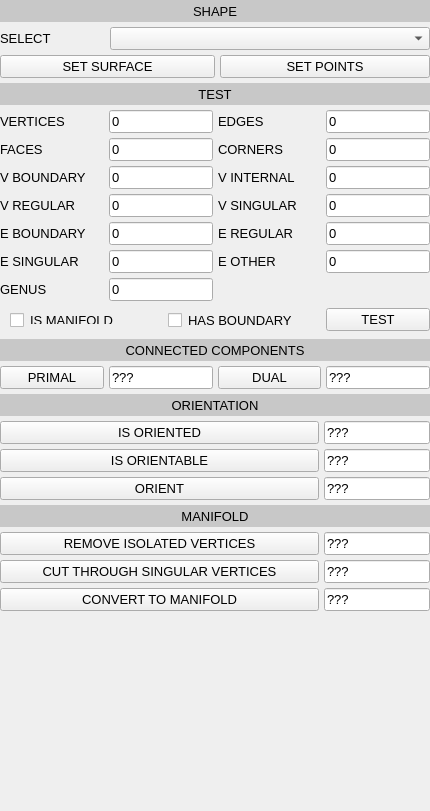
<?xml version="1.0" encoding="UTF-8"?>
<ui version="4.0">
  <class>GuiPanelPolygonMesh</class>
  <widget class="QWidget" name="guiPanelPolygonMesh">

    <layout class="QVBoxLayout" name="guiPanelPolygonMeshVBoxLayout">
      <property name="leftMargin">
	<number>0</number>
      </property>
      <property name="topMargin">
	<number>0</number>
      </property>
      <property name="rightMargin">
	<number>0</number>
      </property>
      <property name="bottomMargin">
	<number>0</number>
      </property>
      <property name="spacing">
	<number>5</number>
      </property>

      <!-- SELECT SHAPE -->

      <item>
	<widget class="QLabel" name="labelShape">
	  <property name="sizePolicy">
	    <sizepolicy hsizetype="Expanding" vsizetype="Fixed">
	      <horstretch>1</horstretch>
	      <verstretch>0</verstretch>
	    </sizepolicy>
	  </property>
	  <property name="minimumSize">
	    <size>
	      <width>50</width>
	      <height>22</height>
	    </size>
	  </property>
	  <property name="maximumSize">
	    <size>
	      <width>10000</width>
	      <height>22</height>
	    </size>
	  </property>
	  <property name="alignment">
	    <set>Qt::AlignHCenter|Qt::AlignVCenter</set>
	  </property>
	  <property name="styleSheet">
	    <string notr="true">QLabel { background-color : rgb(200,200,200); color : black; }</string>
	  </property>
	  <property name="text">
	    <string>SHAPE</string>
	  </property>
	  <property name="font">
	    <font>
	      <pointsize>10</pointsize>
	    </font>
	  </property>
	</widget> <!-- "labelShape" -->
      </item>

      <item>
	<widget class="QWidget" name="panelShape">
	  <property name="sizePolicy">
	    <sizepolicy hsizetype="Expanding" vsizetype="Fixed">
	      <horstretch>0</horstretch>
	      <verstretch>0</verstretch>
	    </sizepolicy>
	  </property>
	  <property name="visible">
	    <bool>false</bool>
	  </property>

	  <layout class="QGridLayout" name="panelShapeGridLayout">
	    <property name="leftMargin">
	      <number>0</number>
	    </property>
	    <property name="topMargin">
	      <number>0</number>
	    </property>
	    <property name="rightMargin">
	      <number>0</number>
	    </property>
	    <property name="bottomMargin">
	      <number>0</number>
	    </property>
	    <property name="spacing">
	      <number>5</number>
	    </property>

	    <item row="0" column="0">
	      <widget class="QLabel" name="labelShapeSelect">
		<property name="sizePolicy">
		  <sizepolicy hsizetype="Expanding" vsizetype="Fixed">
		    <horstretch>1</horstretch>
		    <verstretch>0</verstretch>
		  </sizepolicy>
		</property>
		<property name="margin">
		  <number>5</number>
		</property>
		<property name="alignment">
		  <set>Qt::AlignLeft|Qt::AlignVCenter</set>
		</property>
		<property name="text">
		  <string>SELECT</string>
		</property>
		<property name="font">
		  <font>
		    <pointsize>10</pointsize>
		  </font>
		</property>
	      </widget>
	    </item>

	    <item row="0" column="1" colspan="3">
	      <widget class="QComboBox" name="comboBoxShapeSelect">
		<property name="sizePolicy">
		  <sizepolicy hsizetype="Expanding" vsizetype="Fixed">
		    <horstretch>1</horstretch>
		    <verstretch>0</verstretch>
		  </sizepolicy>
		</property>
		<property name="font">
		  <font>
		    <pointsize>10</pointsize>
		  </font>
		</property>
	      </widget>
	    </item>
	    
	    <item row="1" column="0" colspan="2">
	      <widget class="QPushButton"
		      name="pushButtonShapeSetSurface">
		<property name="sizePolicy">
		  <sizepolicy hsizetype="Expanding" vsizetype="Fixed">
		    <horstretch>1</horstretch>
		    <verstretch>0</verstretch>
		  </sizepolicy>
		</property>
		<property name="text">
		  <string>SET SURFACE</string>
		</property>
		<property name="font">
		  <font>
		    <pointsize>10</pointsize>
		  </font>
		</property>
	      </widget>
	    </item>
	    
	    <item row="1" column="2" colspan="2">
	      <widget class="QPushButton"
		      name="pushButtonShapeSetPoints">
		<property name="sizePolicy">
		  <sizepolicy hsizetype="Expanding" vsizetype="Fixed">
		    <horstretch>1</horstretch>
		    <verstretch>0</verstretch>
		  </sizepolicy>
		</property>
		<property name="text">
		  <string>SET POINTS</string>
		</property>
		<property name="font">
		  <font>
		    <pointsize>10</pointsize>
		  </font>
		</property>
	      </widget>
	    </item>

	  </layout>
	</widget>
      </item>
      
      <!-- TEST -->

      <item>
	<widget class="QLabel" name="labelTest">
	  <property name="sizePolicy">
	    <sizepolicy hsizetype="Expanding" vsizetype="Fixed">
	      <horstretch>1</horstretch>
	      <verstretch>0</verstretch>
	    </sizepolicy>
	  </property>
	  <property name="minimumSize">
	    <size>
	      <width>50</width>
	      <height>22</height>
	    </size>
	  </property>
	  <property name="maximumSize">
	    <size>
	      <width>10000</width>
	      <height>22</height>
	    </size>
	  </property>
	  <property name="alignment">
	    <set>Qt::AlignHCenter|Qt::AlignVCenter</set>
	  </property>
	  <property name="styleSheet">
	    <string notr="true">QLabel { background-color : rgb(200,200,200); color : black; }</string>
	  </property>
	  <property name="text">
	    <string>TEST</string>
	  </property>
	  <property name="font">
	    <font>
	      <pointsize>10</pointsize>
	    </font>
	  </property>
	</widget> <!-- "labelTest" -->
      </item>

      <item>
	<widget class="QWidget" name="panelTest">
	  <property name="sizePolicy">
	    <sizepolicy hsizetype="Expanding" vsizetype="Fixed">
	      <horstretch>0</horstretch>
	      <verstretch>0</verstretch>
	    </sizepolicy>
	  </property>
	  <property name="visible">
	    <bool>false</bool>
	  </property>

	  <layout class="QGridLayout" name="panelTestGridLayout">
	    <property name="leftMargin">
	      <number>0</number>
	    </property>
	    <property name="topMargin">
	      <number>0</number>
	    </property>
	    <property name="rightMargin">
	      <number>0</number>
	    </property>
	    <property name="bottomMargin">
	      <number>0</number>
	    </property>
	    <property name="spacing">
	      <number>5</number>
	    </property>

	    <!--
		#         VERTICES    = 12
		#         EDGES       = 17
	    -->

	    <item row="1" column="0">
	      <widget class="QLabel" name="labelTestVertices">
		<property name="sizePolicy">
		  <sizepolicy hsizetype="Expanding" vsizetype="Fixed">
		    <horstretch>1</horstretch>
		    <verstretch>0</verstretch>
		  </sizepolicy>
		</property>
		<property name="margin">
		  <number>5</number>
		</property>
		<property name="alignment">
		  <set>Qt::AlignLeft|Qt::AlignVCenter</set>
		</property>
		<property name="text">
		  <string>VERTICES</string>
		</property>
		<property name="font">
		  <font>
		    <pointsize>10</pointsize>
		  </font>
		</property>
	      </widget>
	    </item>

	    <item row="1" column="1">
	      <widget class="QLineEdit" name="editTestVertices">
		<property name="sizePolicy">
		  <sizepolicy hsizetype="Expanding" vsizetype="Fixed">
		    <horstretch>1</horstretch>
		    <verstretch>0</verstretch>
		  </sizepolicy>
		</property>
		<property name="text">
		  <string>0</string>
		</property>
		<property name="readOnly">
		  <bool>true</bool>
		</property>
		<property name="font">
		  <font>
		    <pointsize>10</pointsize>
		  </font>
		</property>
	      </widget>
	    </item>

	    <item row="1" column="2">
	      <widget class="QLabel" name="labelTestEdges">
		<property name="sizePolicy">
		  <sizepolicy hsizetype="Expanding" vsizetype="Fixed">
		    <horstretch>1</horstretch>
		    <verstretch>0</verstretch>
		  </sizepolicy>
		</property>
		<property name="margin">
		  <number>5</number>
		</property>
		<property name="alignment">
		  <set>Qt::AlignLeft|Qt::AlignVCenter</set>
		</property>
		<property name="text">
		  <string>EDGES</string>
		</property>
		<property name="font">
		  <font>
		    <pointsize>10</pointsize>
		  </font>
		</property>
	      </widget>
	    </item>

	    <item row="1" column="3">
	      <widget class="QLineEdit" name="editTestEdges">
		<property name="sizePolicy">
		  <sizepolicy hsizetype="Expanding" vsizetype="Fixed">
		    <horstretch>1</horstretch>
		    <verstretch>0</verstretch>
		  </sizepolicy>
		</property>
		<property name="text">
		  <string>0</string>
		</property>
		<property name="readOnly">
		  <bool>true</bool>
		</property>
		<property name="font">
		  <font>
		    <pointsize>10</pointsize>
		  </font>
		</property>
	      </widget>
	    </item>

	    <!--
		#         FACES       = 6
		#         CORNERS     = 30
	    -->

	    <item row="2" column="0">
	      <widget class="QLabel" name="labelTestFaces">
		<property name="sizePolicy">
		  <sizepolicy hsizetype="Expanding" vsizetype="Fixed">
		    <horstretch>1</horstretch>
		    <verstretch>0</verstretch>
		  </sizepolicy>
		</property>
		<property name="margin">
		  <number>5</number>
		</property>
		<property name="alignment">
		  <set>Qt::AlignLeft|Qt::AlignVCenter</set>
		</property>
		<property name="text">
		  <string>FACES</string>
		</property>
		<property name="font">
		  <font>
		    <pointsize>10</pointsize>
		  </font>
		</property>
	      </widget>
	    </item>

	    <item row="2" column="1">
	      <widget class="QLineEdit" name="editTestFaces">
		<property name="sizePolicy">
		  <sizepolicy hsizetype="Expanding" vsizetype="Fixed">
		    <horstretch>1</horstretch>
		    <verstretch>0</verstretch>
		  </sizepolicy>
		</property>
		<property name="text">
		  <string>0</string>
		</property>
		<property name="readOnly">
		  <bool>true</bool>
		</property>
		<property name="font">
		  <font>
		    <pointsize>10</pointsize>
		  </font>
		</property>
	      </widget>
	    </item>

	    <item row="2" column="2">
	      <widget class="QLabel" name="labelTestCorners">
		<property name="sizePolicy">
		  <sizepolicy hsizetype="Expanding" vsizetype="Fixed">
		    <horstretch>1</horstretch>
		    <verstretch>0</verstretch>
		  </sizepolicy>
		</property>
		<property name="margin">
		  <number>5</number>
		</property>
		<property name="alignment">
		  <set>Qt::AlignLeft|Qt::AlignVCenter</set>
		</property>
		<property name="text">
		  <string>CORNERS</string>
		</property>
		<property name="font">
		  <font>
		    <pointsize>10</pointsize>
		  </font>
		</property>
	      </widget>
	    </item>

	    <item row="2" column="3">
	      <widget class="QLineEdit" name="editTestCorners">
		<property name="sizePolicy">
		  <sizepolicy hsizetype="Expanding" vsizetype="Fixed">
		    <horstretch>1</horstretch>
		    <verstretch>0</verstretch>
		  </sizepolicy>
		</property>
		<property name="text">
		  <string>0</string>
		</property>
		<property name="readOnly">
		  <bool>true</bool>
		</property>
		<property name="font">
		  <font>
		    <pointsize>10</pointsize>
		  </font>
		</property>
	      </widget>
	    </item>

	    <!--
		#         V_BOUNDARY  = 10
		#         V_INTERNAL  = 2
	    -->

	    <item row="3" column="0">
	      <widget class="QLabel" name="labelTestVerticesBoundary">
		<property name="sizePolicy">
		  <sizepolicy hsizetype="Expanding" vsizetype="Fixed">
		    <horstretch>1</horstretch>
		    <verstretch>0</verstretch>
		  </sizepolicy>
		</property>
		<property name="margin">
		  <number>5</number>
		</property>
		<property name="alignment">
		  <set>Qt::AlignLeft|Qt::AlignVCenter</set>
		</property>
		<property name="text">
		  <string>V BOUNDARY</string>
		</property>
		<property name="font">
		  <font>
		    <pointsize>10</pointsize>
		  </font>
		</property>
	      </widget>
	    </item>

	    <item row="3" column="1">
	      <widget class="QLineEdit" name="editTestVerticesBoundary">
		<property name="sizePolicy">
		  <sizepolicy hsizetype="Expanding" vsizetype="Fixed">
		    <horstretch>1</horstretch>
		    <verstretch>0</verstretch>
		  </sizepolicy>
		</property>
		<property name="text">
		  <string>0</string>
		</property>
		<property name="readOnly">
		  <bool>true</bool>
		</property>
		<property name="font">
		  <font>
		    <pointsize>10</pointsize>
		  </font>
		</property>
	      </widget>
	    </item>

	    <item row="3" column="2">
	      <widget class="QLabel" name="labelTestVerticesInternal">
		<property name="sizePolicy">
		  <sizepolicy hsizetype="Expanding" vsizetype="Fixed">
		    <horstretch>1</horstretch>
		    <verstretch>0</verstretch>
		  </sizepolicy>
		</property>
		<property name="margin">
		  <number>5</number>
		</property>
		<property name="alignment">
		  <set>Qt::AlignLeft|Qt::AlignVCenter</set>
		</property>
		<property name="text">
		  <string>V INTERNAL</string>
		</property>
		<property name="font">
		  <font>
		    <pointsize>10</pointsize>
		  </font>
		</property>
	      </widget>
	    </item>

	    <item row="3" column="3">
	      <widget class="QLineEdit" name="editTestVerticesInternal">
		<property name="sizePolicy">
		  <sizepolicy hsizetype="Expanding" vsizetype="Fixed">
		    <horstretch>1</horstretch>
		    <verstretch>0</verstretch>
		  </sizepolicy>
		</property>
		<property name="text">
		  <string>0</string>
		</property>
		<property name="readOnly">
		  <bool>true</bool>
		</property>
		<property name="font">
		  <font>
		    <pointsize>10</pointsize>
		  </font>
		</property>
	      </widget>
	    </item>
	    
	    <!--
		#         V_REGULAR   = 12
		#         V_SINGULAR  = 0
	    -->

	    <item row="4" column="0">
	      <widget class="QLabel" name="labelTestVerticesRegular">
		<property name="sizePolicy">
		  <sizepolicy hsizetype="Expanding" vsizetype="Fixed">
		    <horstretch>1</horstretch>
		    <verstretch>0</verstretch>
		  </sizepolicy>
		</property>
		<property name="margin">
		  <number>5</number>
		</property>
		<property name="alignment">
		  <set>Qt::AlignLeft|Qt::AlignVCenter</set>
		</property>
		<property name="text">
		  <string>V REGULAR</string>
		</property>
		<property name="font">
		  <font>
		    <pointsize>10</pointsize>
		  </font>
		</property>
	      </widget>
	    </item>

	    <item row="4" column="1">
	      <widget class="QLineEdit" name="editTestVerticesRegular">
		<property name="sizePolicy">
		  <sizepolicy hsizetype="Expanding" vsizetype="Fixed">
		    <horstretch>1</horstretch>
		    <verstretch>0</verstretch>
		  </sizepolicy>
		</property>
		<property name="text">
		  <string>0</string>
		</property>
		<property name="readOnly">
		  <bool>true</bool>
		</property>
		<property name="font">
		  <font>
		    <pointsize>10</pointsize>
		  </font>
		</property>
	      </widget>
	    </item>

	    <item row="4" column="2">
	      <widget class="QLabel" name="labelTestVerticesSingular">
		<property name="sizePolicy">
		  <sizepolicy hsizetype="Expanding" vsizetype="Fixed">
		    <horstretch>1</horstretch>
		    <verstretch>0</verstretch>
		  </sizepolicy>
		</property>
		<property name="margin">
		  <number>5</number>
		</property>
		<property name="alignment">
		  <set>Qt::AlignLeft|Qt::AlignVCenter</set>
		</property>
		<property name="text">
		  <string>V SINGULAR</string>
		</property>
		<property name="font">
		  <font>
		    <pointsize>10</pointsize>
		  </font>
		</property>
	      </widget>
	    </item>

	    <item row="4" column="3">
	      <widget class="QLineEdit" name="editTestVerticesSingular">
		<property name="sizePolicy">
		  <sizepolicy hsizetype="Expanding" vsizetype="Fixed">
		    <horstretch>1</horstretch>
		    <verstretch>0</verstretch>
		  </sizepolicy>
		</property>
		<property name="text">
		  <string>0</string>
		</property>
		<property name="readOnly">
		  <bool>true</bool>
		</property>
		<property name="font">
		  <font>
		    <pointsize>10</pointsize>
		  </font>
		</property>
	      </widget>
	    </item>
	    
	    <!--
		#         E_BOUNDARY  = 10
		#         E_REGULAR   = 7
	    -->

	    <item row="5" column="0">
	      <widget class="QLabel" name="labelTestEdgesBoundary">
		<property name="sizePolicy">
		  <sizepolicy hsizetype="Expanding" vsizetype="Fixed">
		    <horstretch>1</horstretch>
		    <verstretch>0</verstretch>
		  </sizepolicy>
		</property>
		<property name="margin">
		  <number>5</number>
		</property>
		<property name="alignment">
		  <set>Qt::AlignLeft|Qt::AlignVCenter</set>
		</property>
		<property name="text">
		  <string>E BOUNDARY</string>
		</property>
		<property name="font">
		  <font>
		    <pointsize>10</pointsize>
		  </font>
		</property>
	      </widget>
	    </item>

	    <item row="5" column="1">
	      <widget class="QLineEdit" name="editTestEdgesBoundary">
		<property name="sizePolicy">
		  <sizepolicy hsizetype="Expanding" vsizetype="Fixed">
		    <horstretch>1</horstretch>
		    <verstretch>0</verstretch>
		  </sizepolicy>
		</property>
		<property name="text">
		  <string>0</string>
		</property>
		<property name="readOnly">
		  <bool>true</bool>
		</property>
		<property name="font">
		  <font>
		    <pointsize>10</pointsize>
		  </font>
		</property>
	      </widget>
	    </item>

	    <item row="5" column="2">
	      <widget class="QLabel" name="labelTestEdgesRegular">
		<property name="sizePolicy">
		  <sizepolicy hsizetype="Expanding" vsizetype="Fixed">
		    <horstretch>1</horstretch>
		    <verstretch>0</verstretch>
		  </sizepolicy>
		</property>
		<property name="margin">
		  <number>5</number>
		</property>
		<property name="alignment">
		  <set>Qt::AlignLeft|Qt::AlignVCenter</set>
		</property>
		<property name="text">
		  <string>E REGULAR</string>
		</property>
		<property name="font">
		  <font>
		    <pointsize>10</pointsize>
		  </font>
		</property>
	      </widget>
	    </item>

	    <item row="5" column="3">
	      <widget class="QLineEdit" name="editTestEdgesRegular">
		<property name="sizePolicy">
		  <sizepolicy hsizetype="Expanding" vsizetype="Fixed">
		    <horstretch>1</horstretch>
		    <verstretch>0</verstretch>
		  </sizepolicy>
		</property>
		<property name="text">
		  <string>0</string>
		</property>
		<property name="readOnly">
		  <bool>true</bool>
		</property>
		<property name="font">
		  <font>
		    <pointsize>10</pointsize>
		  </font>
		</property>
	      </widget>
	    </item>
	    
	    <!--
		#         E_SINGULAR  = 0
		#         E_OTHER     = 0
	    -->

	    <item row="6" column="0">
	      <widget class="QLabel" name="labelTestEdgesSingular">
		<property name="sizePolicy">
		  <sizepolicy hsizetype="Expanding" vsizetype="Fixed">
		    <horstretch>1</horstretch>
		    <verstretch>0</verstretch>
		  </sizepolicy>
		</property>
		<property name="margin">
		  <number>5</number>
		</property>
		<property name="alignment">
		  <set>Qt::AlignLeft|Qt::AlignVCenter</set>
		</property>
		<property name="text">
		  <string>E SINGULAR</string>
		</property>
		<property name="font">
		  <font>
		    <pointsize>10</pointsize>
		  </font>
		</property>
	      </widget>
	    </item>

	    <item row="6" column="1">
	      <widget class="QLineEdit" name="editTestEdgesSingular">
		<property name="sizePolicy">
		  <sizepolicy hsizetype="Expanding" vsizetype="Fixed">
		    <horstretch>1</horstretch>
		    <verstretch>0</verstretch>
		  </sizepolicy>
		</property>
		<property name="text">
		  <string>0</string>
		</property>
		<property name="readOnly">
		  <bool>true</bool>
		</property>
		<property name="font">
		  <font>
		    <pointsize>10</pointsize>
		  </font>
		</property>
	      </widget>
	    </item>

	    <item row="6" column="2">
	      <widget class="QLabel" name="labelTestEdgesOther">
		<property name="sizePolicy">
		  <sizepolicy hsizetype="Expanding" vsizetype="Fixed">
		    <horstretch>1</horstretch>
		    <verstretch>0</verstretch>
		  </sizepolicy>
		</property>
		<property name="margin">
		  <number>5</number>
		</property>
		<property name="alignment">
		  <set>Qt::AlignLeft|Qt::AlignVCenter</set>
		</property>
		<property name="text">
		  <string>E OTHER</string>
		</property>
		<property name="font">
		  <font>
		    <pointsize>10</pointsize>
		  </font>
		</property>
	      </widget>
	    </item>

	    <item row="6" column="3">
	      <widget class="QLineEdit" name="editTestEdgesOther">
		<property name="sizePolicy">
		  <sizepolicy hsizetype="Expanding" vsizetype="Fixed">
		    <horstretch>1</horstretch>
		    <verstretch>0</verstretch>
		  </sizepolicy>
		</property>
		<property name="text">
		  <string>0</string>
		</property>
		<property name="readOnly">
		  <bool>true</bool>
		</property>
		<property name="font">
		  <font>
		    <pointsize>10</pointsize>
		  </font>
		</property>
	      </widget>
	    </item>

	    <!--

                #         GENUS

            -->

	    <item row="7" column="0">
	      <widget class="QLabel" name="labelTestGenus">
		<property name="sizePolicy">
		  <sizepolicy hsizetype="Expanding" vsizetype="Fixed">
		    <horstretch>1</horstretch>
		    <verstretch>0</verstretch>
		  </sizepolicy>
		</property>
		<property name="margin">
		  <number>5</number>
		</property>
		<property name="alignment">
		  <set>Qt::AlignLeft|Qt::AlignVCenter</set>
		</property>
		<property name="text">
		  <string>GENUS</string>
		</property>
		<property name="font">
		  <font>
		    <pointsize>10</pointsize>
		  </font>
		</property>
	      </widget>
	    </item>

	    <item row="7" column="1">
	      <widget class="QLineEdit" name="editTestGenus">
		<property name="sizePolicy">
		  <sizepolicy hsizetype="Expanding" vsizetype="Fixed">
		    <horstretch>1</horstretch>
		    <verstretch>0</verstretch>
		  </sizepolicy>
		</property>
		<property name="text">
		  <string>0</string>
		</property>
		<property name="readOnly">
		  <bool>true</bool>
		</property>
		<property name="font">
		  <font>
		    <pointsize>10</pointsize>
		  </font>
		</property>
	      </widget>
	    </item>

	    <!--
		#         IS_MANIFOLD  = 1
		#         HAS_BOUNDARY = 1
	    -->

	    <item row="8" column="0" colspan="3">
	      <widget class="QWidget" name="widgetTestCheckBoxes">
		<layout class="QHBoxLayout" name="layoutTestCheckBoxes">
		  <property name="leftMargin">
		    <number>0</number>
		  </property>
		  <property name="topMargin">
		    <number>0</number>
		  </property>
		  <property name="rightMargin">
		    <number>0</number>
		  </property>
		  <property name="bottomMargin">
		    <number>0</number>
		  </property>
		  <property name="spacing">
		    <number>5</number>
		  </property>

		  <item>
		    <widget class="QCheckBox" name="checkBoxTestIsManifold">
		      <property name="sizePolicy">
			<sizepolicy hsizetype="Expanding" vsizetype="Fixed">
			  <horstretch>1</horstretch>
			  <verstretch>0</verstretch>
			</sizepolicy>
		      </property>
		      <property name="styleSheet">
			<string notr="true">QCheckBox { padding : 10px; }</string>
		      </property>
		      <property name="minimumSize">
			<size>
			  <width>50</width>
			  <height>22</height>
			</size>
		      </property>
		      <property name="maximumSize">
			<size>
			  <width>10000</width>
			  <height>30</height>
			</size>
		      </property>
		      <property name="checked">
			<bool>false</bool>
		      </property>
		      <property name="text">
			<string>IS MANIFOLD</string>
		      </property>
		      <property name="font">
			<font>
			  <pointsize>10</pointsize>
			</font>
		      </property>
		    </widget>
		  </item>

		  <item>
		    <widget class="QCheckBox" name="checkBoxTestHasBoundary">
		      <property name="sizePolicy">
			<sizepolicy hsizetype="Expanding" vsizetype="Fixed">
			  <horstretch>1</horstretch>
			  <verstretch>0</verstretch>
			</sizepolicy>
		      </property>
		      <property name="styleSheet">
			<string notr="true">QCheckBox { padding : 5px; }</string>
		      </property>
		      <property name="minimumSize">
			<size>
			  <width>50</width>
			  <height>22</height>
			</size>
		      </property>
		      <property name="maximumSize">
			<size>
			  <width>10000</width>
			  <height>28</height>
			</size>
		      </property>
		      <property name="checked">
			<bool>false</bool>
		      </property>
		      <property name="text">
			<string>HAS BOUNDARY</string>
		      </property>
		      <property name="font">
			<font>
			  <pointsize>10</pointsize>
			</font>
		      </property>
		    </widget>
		  </item>
		  
		</layout>
	      </widget>
	    </item>

	    <item row="8" column="3">
	      <widget class="QPushButton" name="pushButtonTestPolygonMesh">
		<property name="sizePolicy">
		  <sizepolicy hsizetype="Expanding" vsizetype="Fixed">
		    <horstretch>1</horstretch>
		    <verstretch>0</verstretch>
		  </sizepolicy>
		</property>
		<property name="text">
		  <string>TEST</string>
		</property>
		<property name="font">
		  <font>
		    <pointsize>10</pointsize>
		  </font>
		</property>
	      </widget>
	    </item>
	    
	  </layout> <!-- "panelTestGridLayout" -->
	</widget> <!-- "panelTest" -->
      </item>

      <!-- CONNECTED COMPONENTS -->

      <item>
	<widget class="QLabel" name="labelConnectedComponents">
	  <property name="sizePolicy">
	    <sizepolicy hsizetype="Expanding" vsizetype="Fixed">
	      <horstretch>1</horstretch>
	      <verstretch>0</verstretch>
	    </sizepolicy>
	  </property>
	  <property name="minimumSize">
	    <size>
	      <width>50</width>
	      <height>22</height>
	    </size>
	  </property>
	  <property name="maximumSize">
	    <size>
	      <width>10000</width>
	      <height>22</height>
	    </size>
	  </property>
	  <property name="alignment">
	    <set>Qt::AlignHCenter|Qt::AlignVCenter</set>
	  </property>
	  <property name="styleSheet">
	    <string notr="true">QLabel { background-color : rgb(200,200,200); color : black; }</string>
	  </property>
	  <property name="text">
	    <string>CONNECTED COMPONENTS</string>
	  </property>
	  <property name="font">
	    <font>
	      <pointsize>10</pointsize>
	    </font>
	  </property>
	</widget> <!-- "labelConnectedComponents" -->
      </item>

      <item>
	<widget class="QWidget" name="panelConnectedComponents">
	  <property name="sizePolicy">
	    <sizepolicy hsizetype="Expanding" vsizetype="Fixed">
	      <horstretch>0</horstretch>
	      <verstretch>0</verstretch>
	    </sizepolicy>
	  </property>
	  <property name="visible">
	    <bool>false</bool>
	  </property>

	  <layout class="QGridLayout" name="panelConnectedComponentsGridLayout">
	    <property name="leftMargin">
	      <number>0</number>
	    </property>
	    <property name="topMargin">
	      <number>0</number>
	    </property>
	    <property name="rightMargin">
	      <number>0</number>
	    </property>
	    <property name="bottomMargin">
	      <number>0</number>
	    </property>
	    <property name="spacing">
	      <number>5</number>
	    </property>

	    <!-- TO FILL UP -->

	    <item row="0" column="0">
	      <widget class="QPushButton" name="pushButtonCCPrimal">
		<property name="sizePolicy">
		  <sizepolicy hsizetype="Expanding" vsizetype="Fixed">
		    <horstretch>1</horstretch>
		    <verstretch>0</verstretch>
		  </sizepolicy>
		</property>
		<property name="text">
		  <string>PRIMAL</string>
		</property>
		<property name="font">
		  <font>
		    <pointsize>10</pointsize>
		  </font>
		</property>
	      </widget>
	    </item>

	    <item row="0" column="1">
	      <widget class="QLineEdit" name="editCCPrimal">
		<property name="sizePolicy">
		  <sizepolicy hsizetype="Expanding" vsizetype="Fixed">
		    <horstretch>1</horstretch>
		    <verstretch>0</verstretch>
		  </sizepolicy>
		</property>
		<property name="text">
		  <string>???</string>
		</property>
		<property name="readOnly">
		  <bool>true</bool>
		</property>
		<property name="font">
		  <font>
		    <pointsize>10</pointsize>
		  </font>
		</property>
	      </widget>
	    </item>

	    <item row="0" column="2">
	      <widget class="QPushButton" name="pushButtonCCDual">
		<property name="sizePolicy">
		  <sizepolicy hsizetype="Expanding" vsizetype="Fixed">
		    <horstretch>1</horstretch>
		    <verstretch>0</verstretch>
		  </sizepolicy>
		</property>
		<property name="text">
		  <string>DUAL</string>
		</property>
		<property name="font">
		  <font>
		    <pointsize>10</pointsize>
		  </font>
		</property>
	      </widget>
	    </item>

	    <item row="0" column="3">
	      <widget class="QLineEdit" name="editCCDual">
		<property name="sizePolicy">
		  <sizepolicy hsizetype="Expanding" vsizetype="Fixed">
		    <horstretch>1</horstretch>
		    <verstretch>0</verstretch>
		  </sizepolicy>
		</property>
		<property name="text">
		  <string>???</string>
		</property>
		<property name="readOnly">
		  <bool>true</bool>
		</property>
		<property name="font">
		  <font>
		    <pointsize>10</pointsize>
		  </font>
		</property>
	      </widget>
	    </item>

	  </layout>
	</widget>
      </item>

      <!-- ORIENTATION -->

      <item>
	<widget class="QLabel" name="labelOrientation">
	  <property name="sizePolicy">
	    <sizepolicy hsizetype="Expanding" vsizetype="Fixed">
	      <horstretch>1</horstretch>
	      <verstretch>0</verstretch>
	    </sizepolicy>
	  </property>
	  <property name="minimumSize">
	    <size>
	      <width>50</width>
	      <height>22</height>
	    </size>
	  </property>
	  <property name="maximumSize">
	    <size>
	      <width>10000</width>
	      <height>22</height>
	    </size>
	  </property>
	  <property name="alignment">
	    <set>Qt::AlignHCenter|Qt::AlignVCenter</set>
	  </property>
	  <property name="styleSheet">
	    <string notr="true">QLabel { background-color : rgb(200,200,200); color : black; }</string>
	  </property>
	  <property name="text">
	    <string>ORIENTATION</string>
	  </property>
	  <property name="font">
	    <font>
	      <pointsize>10</pointsize>
	    </font>
	  </property>
	</widget> <!-- "labelOrientation" -->
      </item>

      <item>
	<widget class="QWidget" name="panelOrientation">
	  <property name="sizePolicy">
	    <sizepolicy hsizetype="Expanding" vsizetype="Fixed">
	      <horstretch>0</horstretch>
	      <verstretch>0</verstretch>
	    </sizepolicy>
	  </property>
	  <property name="visible">
	    <bool>false</bool>
	  </property>

	  <layout class="QGridLayout" name="panelOrientationGridLayout">
	    <property name="leftMargin">
	      <number>0</number>
	    </property>
	    <property name="topMargin">
	      <number>0</number>
	    </property>
	    <property name="rightMargin">
	      <number>0</number>
	    </property>
	    <property name="bottomMargin">
	      <number>0</number>
	    </property>
	    <property name="spacing">
	      <number>5</number>
	    </property>

	    <!-- TO FILL UP -->
	    
	    <item row="0" column="0" colspan="3">
	      <widget class="QPushButton" name="pushButtonIsOriented">
		<property name="sizePolicy">
		  <sizepolicy hsizetype="Expanding" vsizetype="Fixed">
		    <horstretch>1</horstretch>
		    <verstretch>0</verstretch>
		  </sizepolicy>
		</property>
		<property name="text">
		  <string>IS ORIENTED</string>
		</property>
		<property name="font">
		  <font>
		    <pointsize>10</pointsize>
		  </font>
		</property>
	      </widget>
	    </item>

	    <item row="0" column="3">
	      <widget class="QLineEdit" name="editIsOriented">
		<property name="sizePolicy">
		  <sizepolicy hsizetype="Expanding" vsizetype="Fixed">
		    <horstretch>1</horstretch>
		    <verstretch>0</verstretch>
		  </sizepolicy>
		</property>
		<property name="text">
		  <string>???</string>
		</property>
		<property name="readOnly">
		  <bool>true</bool>
		</property>
		<property name="font">
		  <font>
		    <pointsize>10</pointsize>
		  </font>
		</property>
	      </widget>
	    </item>
	    
	    <item row="1" column="0" colspan="3">
	      <widget class="QPushButton" name="pushButtonIsOrientable">
		<property name="sizePolicy">
		  <sizepolicy hsizetype="Expanding" vsizetype="Fixed">
		    <horstretch>1</horstretch>
		    <verstretch>0</verstretch>
		  </sizepolicy>
		</property>
		<property name="text">
		  <string>IS ORIENTABLE</string>
		</property>
		<property name="font">
		  <font>
		    <pointsize>10</pointsize>
		  </font>
		</property>
	      </widget>
	    </item>

	    <item row="1" column="3">
	      <widget class="QLineEdit" name="editIsOrientable">
		<property name="sizePolicy">
		  <sizepolicy hsizetype="Expanding" vsizetype="Fixed">
		    <horstretch>1</horstretch>
		    <verstretch>0</verstretch>
		  </sizepolicy>
		</property>
		<property name="text">
		  <string>???</string>
		</property>
		<property name="readOnly">
		  <bool>true</bool>
		</property>
		<property name="font">
		  <font>
		    <pointsize>10</pointsize>
		  </font>
		</property>
	      </widget>
	    </item>
	    
	    <item row="2" column="0" colspan="3">
	      <widget class="QPushButton" name="pushButtonOrient">
		<property name="sizePolicy">
		  <sizepolicy hsizetype="Expanding" vsizetype="Fixed">
		    <horstretch>1</horstretch>
		    <verstretch>0</verstretch>
		  </sizepolicy>
		</property>
		<property name="text">
		  <string>ORIENT</string>
		</property>
		<property name="font">
		  <font>
		    <pointsize>10</pointsize>
		  </font>
		</property>
	      </widget>
	    </item>

	    <item row="2" column="3">
	      <widget class="QLineEdit" name="editOrient">
		<property name="sizePolicy">
		  <sizepolicy hsizetype="Expanding" vsizetype="Fixed">
		    <horstretch>1</horstretch>
		    <verstretch>0</verstretch>
		  </sizepolicy>
		</property>
		<property name="text">
		  <string>???</string>
		</property>
		<property name="readOnly">
		  <bool>true</bool>
		</property>
		<property name="font">
		  <font>
		    <pointsize>10</pointsize>
		  </font>
		</property>
	      </widget>
	    </item>

	  </layout>
	</widget>
      </item>

      <!-- MANIFOLD -->

      <item>
	<widget class="QLabel" name="labelManifold">
	  <property name="sizePolicy">
	    <sizepolicy hsizetype="Expanding" vsizetype="Fixed">
	      <horstretch>1</horstretch>
	      <verstretch>0</verstretch>
	    </sizepolicy>
	  </property>
	  <property name="minimumSize">
	    <size>
	      <width>50</width>
	      <height>22</height>
	    </size>
	  </property>
	  <property name="maximumSize">
	    <size>
	      <width>10000</width>
	      <height>22</height>
	    </size>
	  </property>
	  <property name="alignment">
	    <set>Qt::AlignHCenter|Qt::AlignVCenter</set>
	  </property>
	  <property name="styleSheet">
	    <string notr="true">QLabel { background-color : rgb(200,200,200); color : black; }</string>
	  </property>
	  <property name="text">
	    <string>MANIFOLD</string>
	  </property>
	  <property name="font">
	    <font>
	      <pointsize>10</pointsize>
	    </font>
	  </property>
	</widget> <!-- "labelManifold" -->
      </item>

      <item>
	<widget class="QWidget" name="panelManifold">
	  <property name="sizePolicy">
	    <sizepolicy hsizetype="Expanding" vsizetype="Fixed">
	      <horstretch>0</horstretch>
	      <verstretch>0</verstretch>
	    </sizepolicy>
	  </property>
	  <property name="visible">
	    <bool>false</bool>
	  </property>

	  <layout class="QGridLayout" name="panelManifoldGridLayout">
	    <property name="leftMargin">
	      <number>0</number>
	    </property>
	    <property name="topMargin">
	      <number>0</number>
	    </property>
	    <property name="rightMargin">
	      <number>0</number>
	    </property>
	    <property name="bottomMargin">
	      <number>0</number>
	    </property>
	    <property name="spacing">
	      <number>5</number>
	    </property>

	    <item row="0" column="0" colspan="3">
	      <widget class="QPushButton"
		      name="pushButtonRemoveIsolatedVertices">
		<property name="sizePolicy">
		  <sizepolicy hsizetype="Expanding" vsizetype="Fixed">
		    <horstretch>1</horstretch>
		    <verstretch>0</verstretch>
		  </sizepolicy>
		</property>
		<property name="text">
		  <string>REMOVE ISOLATED VERTICES</string>
		</property>
		<property name="font">
		  <font>
		    <pointsize>10</pointsize>
		  </font>
		</property>
	      </widget>
	    </item>

	    <item row="0" column="3">
	      <widget class="QLineEdit"
		      name="editRemoveIsolatedVertices">
		<property name="sizePolicy">
		  <sizepolicy hsizetype="Expanding" vsizetype="Fixed">
		    <horstretch>1</horstretch>
		    <verstretch>0</verstretch>
		  </sizepolicy>
		</property>
		<property name="text">
		  <string>???</string>
		</property>
		<property name="readOnly">
		  <bool>true</bool>
		</property>
		<property name="font">
		  <font>
		    <pointsize>10</pointsize>
		  </font>
		</property>
	      </widget>
	    </item>

	    <item row="1" column="0" colspan="3">
	      <widget class="QPushButton"
		      name="pushButtonCutThroughSingularVertices">
		<property name="sizePolicy">
		  <sizepolicy hsizetype="Expanding" vsizetype="Fixed">
		    <horstretch>1</horstretch>
		    <verstretch>0</verstretch>
		  </sizepolicy>
		</property>
		<property name="text">
		  <string>CUT THROUGH SINGULAR VERTICES</string>
		</property>
		<property name="font">
		  <font>
		    <pointsize>10</pointsize>
		  </font>
		</property>
	      </widget>
	    </item>

	    <item row="1" column="3">
	      <widget class="QLineEdit"
		      name="editCutThroughSingularVertices">
		<property name="sizePolicy">
		  <sizepolicy hsizetype="Expanding" vsizetype="Fixed">
		    <horstretch>1</horstretch>
		    <verstretch>0</verstretch>
		  </sizepolicy>
		</property>
		<property name="text">
		  <string>???</string>
		</property>
		<property name="readOnly">
		  <bool>true</bool>
		</property>
		<property name="font">
		  <font>
		    <pointsize>10</pointsize>
		  </font>
		</property>
	      </widget>
	    </item>

	    <item row="2" column="0" colspan="3">
	      <widget class="QPushButton"
		      name="pushButtonConvertToManifold">
		<property name="sizePolicy">
		  <sizepolicy hsizetype="Expanding" vsizetype="Fixed">
		    <horstretch>1</horstretch>
		    <verstretch>0</verstretch>
		  </sizepolicy>
		</property>
		<property name="text">
		  <string>CONVERT TO MANIFOLD</string>
		</property>
		<property name="font">
		  <font>
		    <pointsize>10</pointsize>
		  </font>
		</property>
	      </widget>
	    </item>
 
	    <item row="2" column="3">
	      <widget class="QLineEdit"
		      name="editConvertToManifold">
		<property name="sizePolicy">
		  <sizepolicy hsizetype="Expanding" vsizetype="Fixed">
		    <horstretch>1</horstretch>
		    <verstretch>0</verstretch>
		  </sizepolicy>
		</property>
		<property name="text">
		  <string>???</string>
		</property>
		<property name="readOnly">
		  <bool>true</bool>
		</property>
		<property name="font">
		  <font>
		    <pointsize>10</pointsize>
		  </font>
		</property>
	      </widget>
	    </item>

	  </layout>
	</widget>
      </item>

      <!-- END -->

      <item>
	<spacer name="toolsVerticalSpacer">
	  <property name="orientation">
	    <enum>Qt::Vertical</enum>
	  </property>
	  <property name="sizeHint" stdset="0">
	    <size>
	      <width>200</width>
	      <height>200</height>
	    </size>
	  </property>
	</spacer>
      </item>

    </layout> <!-- "polygonMeshVBoxLayout" -->

  </widget> <!--  "GuiPanelPolygonMesh" -->

  <resources/>
  <connections/>
</ui>
